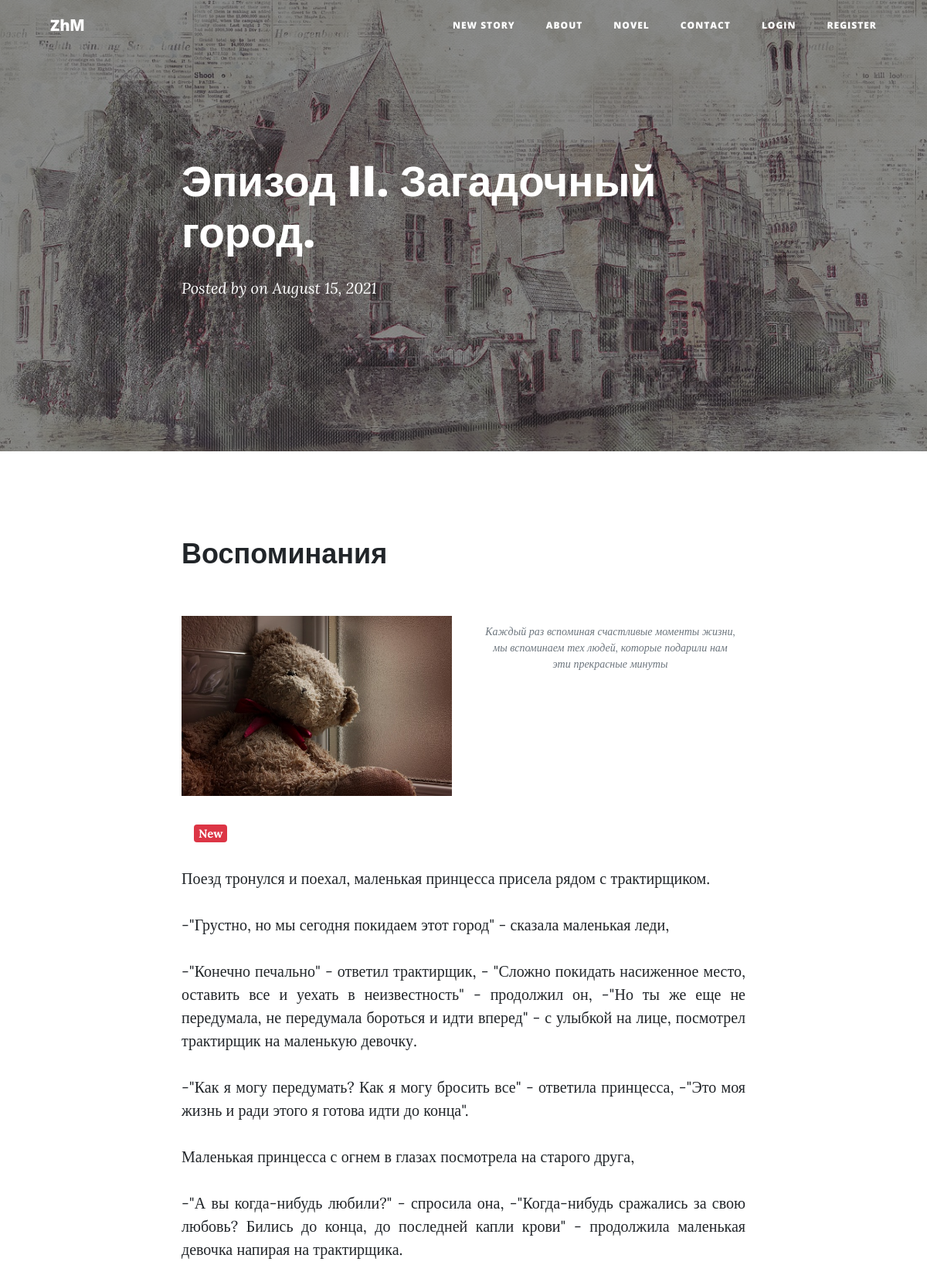
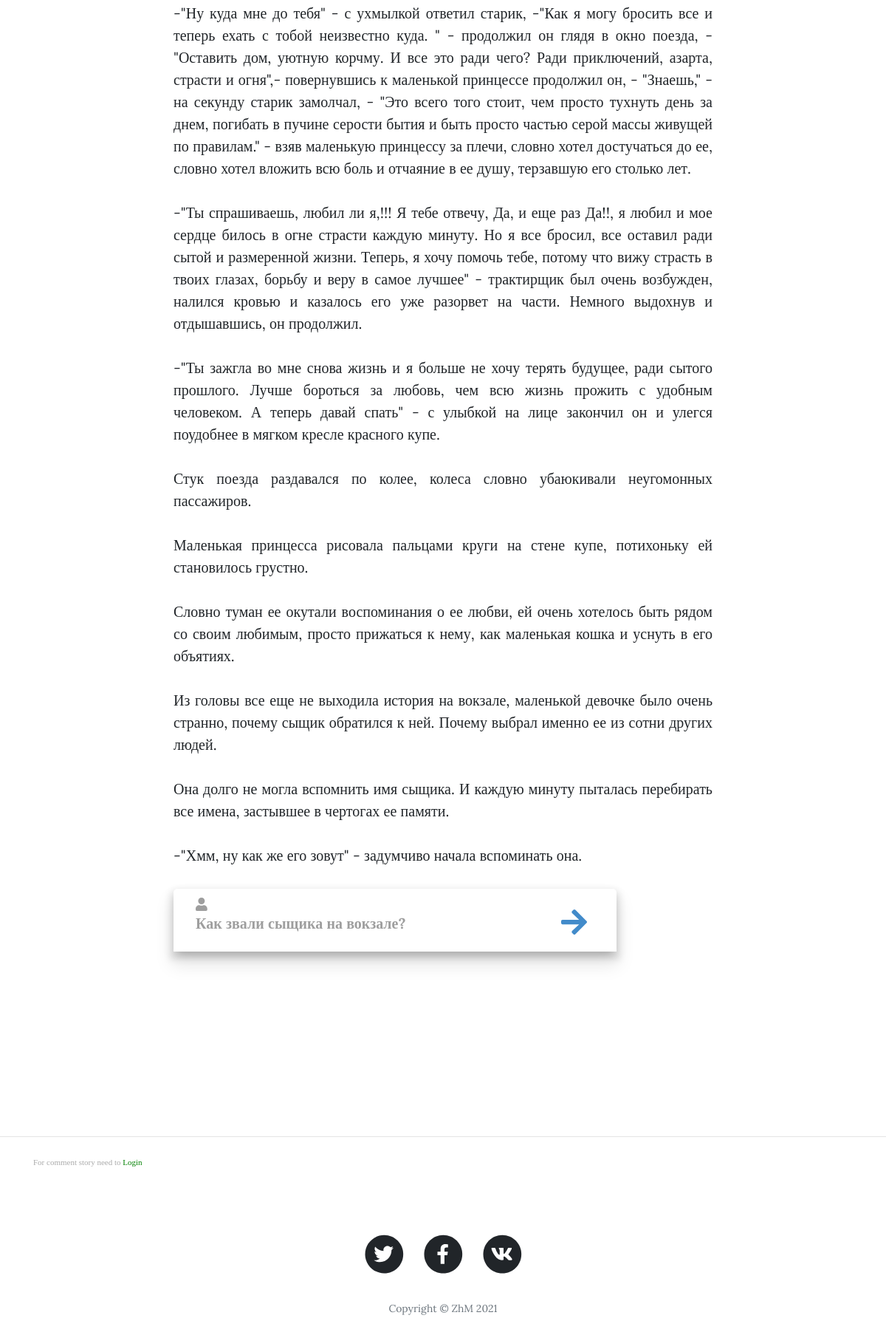
The page /post/14 on the database its author committed (2 pictures, top to bottom).
### main.py (models this page shows)
class Stories(db.Model):
    __tablename__ = "stories"
    id = db.Column(db.Integer, primary_key=True)
    date = db.Column(db.String(10), nullable=False)
    title = db.Column(db.String(250), nullable=False)
    chapter = db.Column(db.String(250), nullable=False)
    subtitle = db.Column(db.String(250), nullable=False)
    body = db.Column(db.String, nullable=False)
    img = db.Column(db.String)
    main_img = db.Column(db.String)
    new_story = db.Column(db.Boolean)
    comments = relationship("Comment", back_populates="parent_stories")

### main.py (the view, shortened to what this page needs)
@app.route('/post/<int:index>', methods=['POST', 'GET'])
def show_post(index):
    form = Comments()
    form_answer = AnswerForm()
    requested_post = Stories.query.get(index)
    msg_id = request.args.get('msg_id')
    answer = request.args.get('answer')
    msg_answer = request.args.get('msg_answer')
    further = request.args.get('further')
    show_message = request.args.get('show_message')
    _anchor = request.args.get('anchor')
    show = request.args.get('show')
    row_body = requested_post.body.split("\n")
    all_row = requested_post.body.split("\n")
    choice_text = []
    i = 1
    for text in row_body:
        if '{choice_start_'+str(i)+'}' in text:
            start_i = row_body.index(text)
            end_i = row_body.index('{choice_end_'+str(i)+'}\r')
            choice_text.append(row_body[start_i+1:end_i])
            [all_row.remove(row_body[k]) for k in range(start_i, end_i+1)]
            i += 1
    msg_index = [i for i in range(len(all_row)) if '{message}' in all_row[i]]
    if further:
        if further == '0':
            return render_template('post.html', post=requested_post, post_body=all_row,
                                   datetime=datetime, dt=dt, form=form, msg_index=msg_index[0] + 1,
                                   answer=answer, show=show, anchor_msg=0)
    if msg_id:
        msg_id = int(msg_id.replace('msg_', ''))
        if msg_index.index(msg_id) + 1 == len(msg_index):
            if all_row.index(all_row[msg_index[msg_index.index(msg_id)]]) != len(all_row) - 1:
                _anchor = all_row.index(all_row[msg_index[msg_index.index(msg_id)] + 1])
            else:
                _anchor = all_row.index(all_row[msg_index[msg_index.index(msg_id)] - 1])
        else:
            _anchor = msg_index[msg_index.index(msg_id) + 1] - (msg_index[msg_index.index(msg_id) + 1] - msg_id) + 1
        if msg_index[-1] != msg_id:
            msg_index = msg_index[msg_index.index(msg_id) + 1]
        else:
            msg_index = len(all_row) - 1
        return redirect(url_for('show_post', index=index, _anchor='newstring', anchor=_anchor, answer=answer,
                                msg_index=msg_index))
    elif request.args.get('msg_index'):
        msg_index = int(request.args.get('msg_index')) + 1
    else:
        if msg_index:
            msg_index = msg_index[0] + 1
        else:
            msg_index = len(all_row)
    return render_template('post.html', post=requested_post, post_body=all_row, datetime=datetime, dt=dt, form=form,
                           msg_index=msg_index, answer=answer, show=show, anchor_msg=_anchor, form_answer=form_answer,
                           msg_answer=msg_answer)

### forms.py
class Comments(FlaskForm):
    text = TextAreaField("Comment",
                         validators=[Length(min=5)],
                         render_kw={'placeholder': "Добавьте комментарий более чем в 5 знаков"})
    submit = SubmitField("Add Comment")

class AnswerForm(FlaskForm):
    data_str = StringField(" ", validators=[DataRequired()])
    submit = SubmitField("")

### templates/post.html (shortened to what this page needs)
{% import 'bootstrap/wtf.html' as wtf %}
{% include 'header.html' %}
        <header class="masthead" style="background-image: url({{ url_for('static', filename='assets/img-stories/'
        + post['main_img']|string)}})">
            <div class="overlay"></div>
            <div class="container">
                <div class="row">
                    <div class="col-lg-8 col-md-10 mx-auto">
                        <div class="post-heading">
                            <h1>{{ post['chapter'] }}</h1>
                            <span class="meta">
                                Posted by
                                on {{ dt.fromisoformat(post['date']).strftime('%B %d, %Y') }}
                            </span>
                        </div>
                    </div>
                </div>
            </div>
        </header>
        <article>
            <div class="container">
                <div class="row">
                    <div class="col-lg-8 col-md-10 mx-auto">
                        <h2 class="section-heading">{{ post['title'] }}</h2>
                        <div class="row">
                         <div class="col-lg-6 col-md-12 mx-auto">
                            <img class="img-fluid" src="{{ url_for('static', filename='assets/img-stories/'
                            + post['img']|string)}}" alt="..." />
                         </div>
                         <div class="col-lg-6 col-md-12 mx-auto">
                            <span class="caption text-muted">{{ post['subtitle'] }}</span>
                         </div>
                        </div>
                            {% set all_rows_story = post_body %}
                            {% set show_msg_class = ['toast fade show hide', 'fade show'] %}
                            {% set last_row = msg_index %}
                            {% set anchor_msg_n = anchor_msg %}
                            {% for i in  range(msg_index) %}
                                {% set text = all_rows_story[i] %}
                                {% set msg_id = i %}
                                {% if (anchor_msg_n|int == (i|int) and '{old}' not in text)
                                    or (anchor_msg_n|int + 1 == (i)|int and '{old}' in all_rows_story[(i-1)|int]
                                            and '{message_pack}' not in all_rows_story[(i-1)|int]) %}
                                        <div class="m-3 pt-3"><span id='newstring' class="badge badge-danger">New</span></div>
                                {% endif %}
                                 {% set text = text.replace('{old}', '') %}
                             {% if "{message}" in text: %}
                                    {% if msg_index - 1 == msg_id: %}
                                        {% set show_msg = 'toast fade hide' %}
                                        {% if '{button}' in text %}
                                            {% if '{end}' in text %}
                                             <div id="{{ msg_id }}" class="shadow card card-answer" >
                                                    <div class="col-sm button-msg" >
                                                         <a href="{{ url_for('show_post',
                                                         index=post.id,
                                                         msg_id='msg_' + msg_id|string,
                                                         further=0, answer=answer) }}"
                                                            class="btn btn-outline-secondary fontMark"
                                                            data-wow-delay="0.7s">Конец Истории! </a>
                                                     </div>
                                                </div>
                                                <br>
                                            {% elif '{input}' in text %}
                                            {% set output = text.replace('{message}{button}{input}', '').split(';') %}
                                            <form  id="form_answer" method="post" role="form" action="{{ url_for('show_post',
                                                                        index=post.id, msg_id='msg_' + msg_id|string,
                                                                        answer=answer, num_row=i) }}" >
                                                <div id="form-box">
                                                 <i id="prev-btn" class="fas fa-user"></i>
                                                 <button id="next-btn" type='submit' form="form_answer"  class="" >
                                                     <i id="next-btn" class="fas fa-arrow-right"></i>
                                                 </button>
                                                  <div id="input-group">
                                                    {{ form_answer.data_str(id="input-field", class='') }}
                                                    <label id="input-label">{{ output[0] }}</label>
                                                  </div>
                                                </div>
                                            </form>
                                            {% endif %}
                                        {% else %}
                                            {% set show_msg = 'toast fade show' %}
                                        {% endif %}
                                    {% else %}
                                        {% set show_msg = 'toast fade hide' %}
                                    {% endif %}
                                    {% set split_text = text.replace('{message}','').split(';') %}
                            {% else %}
                             <div  id="{{ msg_id }} " class="{{ 'message_pack' if '{message_pack}' in text else ' ' }}">
                                 {% if '{message_pack}' in text %}
                                    {% set text = text.replace('{message_pack}', '') %}
                                {% if msg_id|int == show|int %}
                                    {% set msg_answer = (0 if msg_answer|int == 1 else  1) %}
                                    <div class="m-3 pt-3">
                                        <span id='newstring' class="{{['badge badge-primary', 'badge badge-primary'][answer|int]}}">
                                            {{['Open letter', 'Read letter'][msg_answer|int]}}</span>
                                    </div>
                                 {% elif anchor_msg_n|int == (i|int)  %}
                                    <div class="m-3 pt-3"><span id='newstring' class="badge badge-danger">New</span></div>
                                    {% set msg_answer = 0 %}
                                 {% else %}
                                    {% set msg_answer = 0 %}
                                 {% endif %}
                                 <a class="inactive-link" href="{{url_for('show_post',
                                                 index=post.id,
                                                 msg_id=last_row,
                                                 msg_answer = msg_answer,
                                                 show_message=msg_id, answer=answer)}}" title = "{{ 'открыть письмо' if msg_answer|int == 0
                                                                                    else 'закрыть письмо' }}">
                                 <img  style='width: 10%; margin-bottom: 10px;' src="{{url_for('static', filename='/assets/img-stories/message.svg')}}"
                                 style="size: 10%;">
                                  </a>
                                 <p  class="{{show_msg_class[msg_answer|int]}} letter shadow-sm" >{{ text|safe }}</p>
                                 {% else %}
                                 <p>{{ text|safe }}</p>
                                 {% endif %}
                             </div>
                            {% endif %}
                            {% endfor %}
                    </div>
                </div>
            </div>
        </article>
        <hr style="margin-top: 15rem" />
        {% if current_user.is_authenticated %}
        <div class="container">
          <div class="row">
            <div class="col-lg-12 col-md-10 mx-auto">
              {{ wtf.quick_form(form, novalidate=True,
                button_map={"submit": "primary"}) }}
            </div>
          </div>
        </div>
        {% else %}
        <div class="container">
            <span class="date sub-text"> For comment story need to
                <a href="{{ url_for('login', page='post/' + post.id|string) }}" style="color: green;">Login</a> </span>
        </div>
        {% endif %}
          <div class="col-lg-8 col-md-10 mx-auto comment">
            </div>
 {% include 'footer.html' %}

### templates/header.html (shortened to what this page needs)
<!DOCTYPE html>
<html lang="en">
    <head>
        <link href="{{ url_for('static', filename='css-cleanBlog/styles.css') }}" rel="stylesheet">
        <link href="{{ url_for('static', filename='css-cleanBlog/team.css') }}" rel="stylesheet">
        <link rel="stylesheet" href="{{ url_for('static', filename='css-cleanBlog/novel.css') }}">
        <link rel="stylesheet" href="{{ url_for('static', filename='css-cleanBlog/letter.css') }}">
        <link rel="stylesheet" href="{{ url_for('static', filename='css-cleanBlog/clean-blog.min.css') }}">
    </head>
    <body>
        <nav class="navbar navbar-expand-lg navbar-light fixed-top" id="mainNav">
            <div class="container">
                <a class="navbar-brand" href="{{ '/home' }}">ZhМ</a>
                <div class="collapse navbar-collapse" id="navbarResponsive">
                    <ul class="navbar-nav ml-auto">
                        <li class="nav-item"><a class="nav-link" href="{{ '/home' }}">New Story</a></li>
                        <li class="nav-item"><a class="nav-link" href="{{ '/about' }}">About</a></li>
                        <li class="nav-item"><a class="nav-link" href="{{ '/novel' }}">Novel</a></li>
                        <li class="nav-item"><a class="nav-link" href="{{ '/contact' }}">Contact</a></li>
                        {% if current_user.is_authenticated %}
                        <li class="nav-item"><a class="nav-link" href="{{ url_for('logout') }}">Logout</a></li>
                        {% else %}
                        <li class="nav-item"><a class="nav-link" href="{{ url_for('login') }}">Login</a></li>
                        <li class="nav-item"><a class="nav-link" href="{{ url_for('register') }}">Register</a></li>
                        {% endif %}
                    </ul>
                </div>
            </div>
        </nav>

### templates/footer.html (shortened to what this page needs)
       <footer>
            <div class="container">
                <div class="row">
                    <div class="col-lg-8 col-md-10 mx-auto">
                        <ul class="list-inline text-center">
                            <li class="list-inline-item">
                                <a href="#!">
                                    <span class="fa-stack fa-lg">
                                        <i class="fas fa-circle fa-stack-2x"></i>
                                        <i class="fab fa-twitter fa-stack-1x fa-inverse"></i>
                                    </span>
                                </a>
                            </li>
                            <li class="list-inline-item">
                                <a href="#!">
                                    <span class="fa-stack fa-lg">
                                        <i class="fas fa-circle fa-stack-2x"></i>
                                        <i class="fab fa-facebook-f fa-stack-1x fa-inverse"></i>
                                    </span>
                                </a>
                            </li>
                            <li class="list-inline-item">
                                <a href="#!">
                                    <span class="fa-stack fa-lg">
                                        <i class="fas fa-circle fa-stack-2x"></i>
                                        <i class="fab fa-vk fa-stack-1x fa-inverse"></i>
                                    </span>
                                </a>
                            </li>
                        </ul>
                        <p class="copyright text-muted">Copyright &copy; ZhM {{ datetime.now().strftime('%Y')}}</p>
                    </div>
                </div>
            </div>
        </footer>
    </body>
</html>

### rows shown on the page
Stories: main_img (picture), chapter "Эпизод II. Загадочный город.", fromisoformat "August 15, 2021", title "Воспоминания", img (picture), subtitle "Каждый раз вспоминая счастливые моменты жизни, мы вспоминаем тех людей, которые подарили нам эти прекрасные минуты"

### other values the page prints
{{ text|safe }} "Поезд тронулся и поехал, маленькая принцесса присела рядом с трактирщиком." "-\"Грустно, но мы сегодня покидаем этот город\" - сказала маленькая леди," "-\"Как я могу передумать? Как я могу бросить все\" - ответила принцесса, -\"Это моя жизнь и ради этого я готова идти до конца\"." "Маленькая принцесса с огнем в глазах посмотрела на старого друга," "-\"А вы когда-нибудь любили?\" - спросила она, -\"Когда-нибудь сражались за свою любовь? Бились до конца, до последней капли крови\" - продолжила маленькая девочка напирая на трактирщика." "Стук поезда раздавался по колее, колеса словно убаюкивали неугомонных пассажиров." "Маленькая принцесса рисовала пальцами круги на стене купе, потихоньку ей становилось грустно." "Словно туман ее окутали воспоминания о ее любви, ей очень хотелось быть рядом со своим любимым, просто прижаться к нему, как маленькая кошка и уснуть в его объятиях." "Из головы все еще не выходила история на вокзале, маленькой девочке было очень странно, почему сыщик обратился к ней. Почему выбрал именно ее из сотни других людей." "Она долго не могла вспомнить имя сыщика. И каждую минуту пыталась перебирать все имена, застывшее в чертогах ее памяти." "-\"Хмм, ну как же его зовут\" - задумчиво начала вспоминать она."
{{ output[0] }} "Как звали сыщика на вокзале?"
